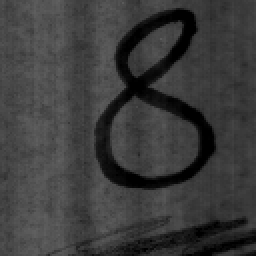
%> input picture TSBB08_lab4/nuf8a.tif, 128 x 128 px (shown 2 times larger)
$ octave ocr.m   (GNU Octave 9; MATLAB toolbox functions it lacks are replaced by stand-ins)
%> lines starting %> are read from the running program, lines starting %| are printed output that depends on the picture; in (x1, y1, x2, y2) boxes, pixels count from 0 and x2, y2 are one past the last pixel; in counts of white or black regions, pixels touching at a corner belong together; the program's own positions count from 1
### TSBB08_lab4/mid_way.m
function outT = mid_way(histo, startT)
% Calculates a threshold value from a histogram using the mid-way method.
%
% histo: A 1D array histogram.
% The histogram bins must correspond to gray value 0, 1, 2,...
% startT: start threshold
% outT: the calculated threshold (integer)
%
% Programmed by Maria Magnusson 2018-08

num = length(histo);
t0 = floor(startT);
t1 = t0+2;

% Calculate the threshold
%------------------------
while abs(t0-t1) > 0.5

  t0 = t1;

  % Calculate mean for the lower part of the histogram
  %---------------------------------------------------
  lowersum1 = sum(histo(1:t0+1).*[0:t0]);
  lowersum2 = sum(histo(1:t0+1));
  if lowersum2 ~= 0
    mean0 = lowersum1/lowersum2;
  else
    error('Cannot calculate new threshold');
  end;

  % Calculate mean for the upper part of the histogram
  %---------------------------------------------------
  uppersum1 = sum(histo(t0+2:num).*[t0+1:num-1]);
  uppersum2 = sum(histo(t0+2:num));
  if uppersum2 ~= 0
    mean1 = uppersum1/uppersum2;
  else
    error('Cannot calculate new threshold');
  end;

  % Calculate new threshold
  %------------------------
  t1 = floor((mean0+mean1)/2);

end;

outT = t1;

### 4_Threshholding_OCR/least_error.m
function outT = least_error(histo, startT)
    % Calculates a threshold value from a histogram using the least-error method.
    %
    % histo: A 1D array histogram.
    % The histogram bins must correspond to gray value 0, 1, 2,...
    % startT: start threshold
    % outT: the calculated threshold (integer)
    num = length(histo);
    t0 = floor(startT);
    t1 = t0+2;

    % Calculate the threshold
    %------------------------
    while abs(t0-t1) > 0.5
    t0 = t1;

    % Calculate mean for the lower part of the histogram
    %---------------------------------------------------
    lowersum1 = sum(histo(1:t0+1).*[0:t0]);
    lowersum2 = sum(histo(1:t0+1));
    if lowersum2 ~= 0
        mean0 = lowersum1/lowersum2;
    else
        error('Cannot calculate new threshold');
    end

    % Calculate mean for the upper part of the histogram
    %---------------------------------------------------
    uppersum1 = sum(histo(t0+2:num).*[t0+1:num-1]);
    uppersum2 = sum(histo(t0+2:num));
    if uppersum2 ~= 0
        mean1 = uppersum1/uppersum2;
    else
        error('Cannot calculate new threshold');
    end

    % Calculate total probability for the lower part of the histogram
    %---------------------------------------------------
    lowersum1 = sum(histo(1:t0+1));
    lowersum2 = sum(histo(1:num));
    if lowersum2 ~= 0
        p0 = lowersum1/lowersum2;
    else
        error('Cannot calculate total probability')
    end

    % Calculate total probability for the upper part of the histogram
    %---------------------------------------------------
    uppersum1 = sum(histo(t0+2:num));
    uppersum2 = sum(histo(1:num));
    if uppersum2 ~= 0
        p1 = uppersum1/uppersum2;
    else
        error('Cannot calculate total probability')
    end

    % Calculate variance for the lower part of the histogram
    %---------------------------------------------------
    lowersum1 = sum(histo(1:t0+1).*([0:t0]-mean0).^2);
    lowersum2 = sum(histo(1:t0+1));
    if lowersum2 ~= 0
        s0 = lowersum1/lowersum2;
    else
        error('Cannot calculate variance')
    end

    % Calculate variance for the upper part of the histogram
    %---------------------------------------------------
    uppersum1 = sum(histo(t0+2:num).*([t0+1:num-1]-mean1).^2);
    uppersum2 = sum(histo(t0+2:num));
    if uppersum2 ~= 0
        s1 = uppersum1/uppersum2;
    else
        error('Cannot calculate variance')
    end

    % Calculate new threshold
    %------------------------
    a = (s0*s1)/(s1-s0);
    b = 2*(-(mean0/s0)+(mean1/s1));
    c = -2*log(p0/p1)+log(s0/s1)+(mean0^2/s0)-(mean1^2/s1);
    t1 = floor((roots([1 a*b a*c])));

    if t1(1) > mean0 && t1(1) < mean1
        t1 = t1(1);
    else
        t1 = t1(2);
    end
end
outT = t1;

### TSBB08_lab4/ocrdecide.m
function out = ocrdecide(in, conn)
%
% Classifies objects in the image.
% It is possible to classify digits between 0 and 9.
% The classification is based on the number of holes and
% the direction of the line ends of the digit.
%
% in: a binary skeleton image
% conn:	connectivity 4 or 8
% out:
% If the classification fails, -1 is returned.
% If the classification is successful the number found is returned.

if nargin ~= 2
   error('Funktionen ocrdecide kr鋠er 2 argument in');
end;

[m,n] = size(in);
if (m ~= n)
   error('Bilden m錽te vara kvadratisk');
end;

if ~((conn == 4) | (conn == 8))
   error('Parametern conn ska vara 4 eller 8');
end;

if(conn == 8)
   ntemplates = 16;
else
   ntemplates = 12;
end;

% Zeropad and transpose image so that the same hit points
% as in the old C routine are found.
z = zeros(m+2, n+2);
z(2:m+1, 2:n+1) = in';

load('ocrdecide_lut');
lut = ocr_lut;

tmp = applylut(z,lut);
hits = find(tmp == -1);
z = z';  % Transpose image back to original direction

if isempty(hits)   % No end points, object must be 0 or 8
   eul = bweuler(z,conn);
   if eul == 0
      out = 0;
   elseif eul == -1
      out = 8;
   else
      out = -1;
   end;
else
   table = [3 3 -1 2 2 -1 7 7 9 ...
         3 -1 4 -1 2 -1 1 3 9 ...
         -1 4 4 4 -1 1 1 1 6 ...
         5 5 4 4 -1 1 1 -1 6 ...
         5 5 -1 -1 -1 -1 -1 5 6 ...
         5 5 -1 -1 -1 -1 -1  5 -1 ...
         -1 -1 -1 -1 -1 -1 -1 -1 -1 ...
         3 3 -1 2 2 2 7 3 9 ...
         -1 -1 -1 -1 -1 -1 -1 -1 -1];

   for i=1:min(length(hits),2)
     % Swap row and column for hit points to compensate for
     % the transposed image used above.
     [hit_col, hit_row] = ind2sub(m+2,hits(i));
     row = hit_row;
     col = hit_col;
     for j=1:10
       z(row,col)=0;
       row = row - z(row-1,col);
       row = row + z(row+1,col);
       col = col - z(row,col-1);
       col = col + z(row,col+1);
       if conn == 8
         row = row - z(row-1,col-1);
         col = col - z(row-1,col-1);
         row = row - z(row-1,col+1);
         col = col + z(row-1,col+1);
         row = row + z(row+1,col-1);
         col = col - z(row+1,col-1);
         row = row + z(row+1,col+1);
         col = col + z(row+1,col+1);
       end;
     end;
     arg = atan2(hit_row-row,hit_col-col);
     entry(i) = mod(round(0.9999 * (arg + pi)/(pi/4)),8);
   end;
   if length(hits) == 1           %if only one point set the second entry to 8
     entry(2) = 8;
   end;
   out = table(9*entry(1)+entry(2)+1);
end;

### TSBB08_lab4/ocr.m
% Read the image and cast it to double
% ====================================
nuf = double(imread('nuf8a.tif'));
%> nuf: size 128x128 double; min 0, max 98, mean 59.9; mean of the top-left, top-right, bottom-left and bottom-right quarters 71.7, 49.3, 69.8, 48.8

% Extend the image
% ================
tmp = [nuf(:,64:-1:1) nuf nuf(:,128:-1:65)];
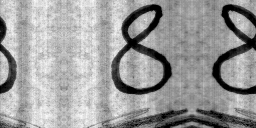
%> tmp: size 128x256 double; min 0, max 98, mean 59.9; drawn with min black and max white
nufextend = [tmp(64:-1:1,:); tmp; tmp(128:-1:65,:)];
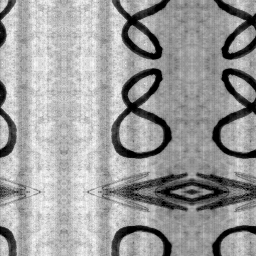
%> nufextend: size 256x256 double; min 0, max 98, mean 59.9; drawn with min black and max white

% Make a Gaussian filter
% ======================
sigma=25;
lpH=exp(-0.5*([-64:64]/sigma).^2);
lpH=lpH/sum(lpH); % Horizontal filter
lpV=lpH';         % Vertical filter

% Convolve in the horizontal and vertical direction
% =================================================
nufblur = conv2(nufextend, lpH, 'valid');
nufblur = conv2(nufblur, lpV, 'valid');
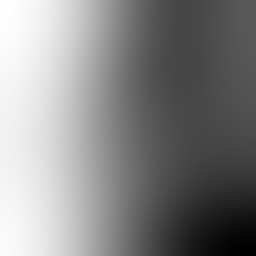
%> nufblur: size 128x128 double (shown 2 times larger); min 41.68, max 76.13, mean 59.9; drawn with min black and max white

% Make a new image
% ================
nuf = nuf - nufblur + 128;

figure(1)
colormap(gray(256))
subplot(2,2,1),
imagesc(nufextend, [0 255])
axis image; colorbar
title('extended image')
subplot(2,2,2),
plot(-64:64, lpH, '.-r')
axis tight; title('Gaussian kernel')
subplot(2,2,3), imagesc(nufblur, [0 255])
axis image; colorbar
title('blurred image image')
subplot(2,2,4), imagesc(nuf, [0 255])
axis image; colorbar
title('new image')

% Dilatation + Erosion
SE8 = ones(3,3);
nuf = imdilate(nuf, SE8);
nuf = imerode(nuf, SE8);
nuf = imerode(nuf, SE8);
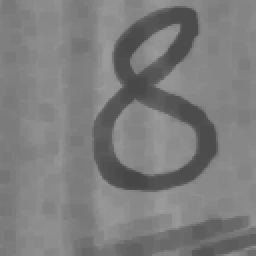
%> nuf: size 128x128 double (shown 2 times larger); min 70.99, max 155.9, mean 125.3
nuf = imdilate(nuf, SE8);

% Mid-Way
histo = hist(nuf(:),[0:255]);
%> histo = 256 values, max 783 at index 138, min 0 at index 1, mean 64
T =mean(mean(nuf));
%> T = 129.6
Tmid = mid_way(histo, T)
%> in mid_way, `t0 = floor(startT);`: t0 = 129
%> in mid_way, `t1 = t0+2;`: t1 = 131
%> the loop in mid_way, `while abs(t0-t1) > 0.5` made 5 passes
%> (t0, lowersum1, lowersum2, mean0, uppersum1, uppersum2, mean1, t1) on passes 1 to 5: (131, 709660, 6295, 112.7, 1413802, 10089, 140.1, 126), (126, 418362, 4035, 103.7, 1705100, 12349, 138.1, 120), (120, 262267, 2780, 94.34, 1861195, 13604, 136.8, 115), (115, 224541, 2460, 91.28, 1898921, 13924, 136.4, 113), (113, 213884, 2367, 90.36, 1909578, 14017, 136.2, 113)
%> in mid_way, `outT = t1;`: outT = 113
%> Tmid = 113

% Least-Error
T = Tmid
%> T = 113
Tmid = least_error(histo, T)
%> in least_error, `t1 = t0+2;`: t1 = 115
%> the loop in least_error, `while abs(t0-t1) > 0.5` made 3 passes
%> (t0, mean0, mean1, p0) on passes 1 to 3: (115, 91.28, 136.4, 0.15), (114, 90.73, 136.3, 0.147), (113, 90.36, 136.2, 0.144)
nufTmid = nuf<=Tmid;
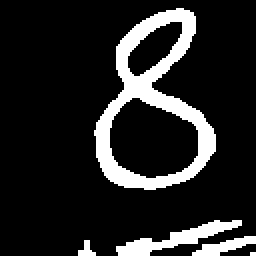
%> nufTmid: size 128x128 logical (shown 2 times larger); 14.3% white; 5 white regions (1 under 20 px), largest, box (x1, y1, x2, y2) and area: (47, 4, 108, 95) 1762, (58, 110, 121, 128) 383, (96, 118, 128, 128) 153, (39, 120, 48, 128) 40

figure(2)
colormap(gray(256))
subplot(2,2,1), imagesc(nuf, [0 255]);
axis image; colorbar
title('original image');
subplot(2,2,2), plot(0:255, histo, '.-r');
axis tight; grid
title('histogram');
subplot(2,2,3), imagesc(nufTmid, [0 1]);
axis image; colorbar
title('least error thresholded image');

% Skeletons
skel = bwmorph(nufTmid,'skel',Inf);
%> skel: size 128x128 logical; 3.1% white in thin lines or dots, all inside (x1, y1, x2, y2) = (39, 5, 128, 128)
skel = bwmorph(skel,'shrink',8);
%> skel: size 128x128 logical; 2.1% white in thin lines or dots, all inside (x1, y1, x2, y2) = (43, 7, 127, 128)

cc = bwconncomp(skel);
%> cc = 6 connected components
ImBig = 0*skel;
%> ImBig: size 128x128 double; every value is 0
numPixels = cellfun(@numel,cc.PixelIdxList);
%> numPixels = [1 256 63 1 20 1]
[biggest,idx] = max(numPixels);
%> biggest = 256; idx = 2
ImBig(cc.PixelIdxList{idx}) = 1;
%> ImBig: size 128x128 double; values 0 (black) and 1 (white), 1.6% white in thin lines or dots, all inside (x1, y1, x2, y2) = (51, 7, 104, 92)

% Result
subplot(2,2,4), imagesc(ImBig, [0 1]);
axis image; colorbar
title('Final image');
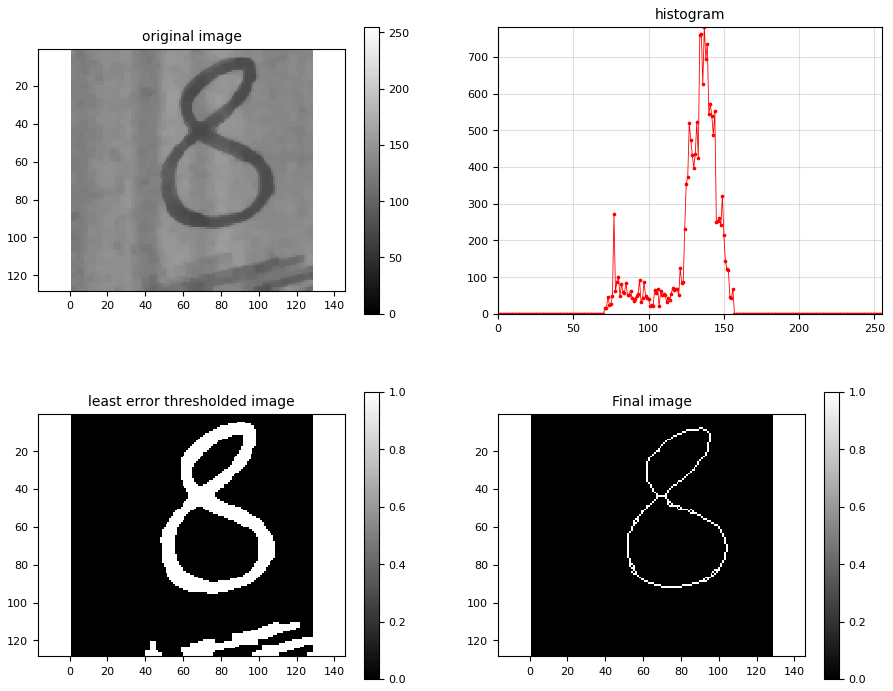
%> figure redrawn from the program's plot data, 4 panels

ocrdecide(ImBig,8)
%> in ocrdecide, `z(2:m+1, 2:n+1) = in';`: z: size 130x130 double; values 0 (black) and 1 (white), 1.5% white in thin lines or dots, all inside (x1, y1, x2, y2) = (8, 52, 93, 105)
%> in ocrdecide, `tmp = applylut(z,lut);`: tmp: size 130x130 double; every value is 0
%> in ocrdecide, `hits = find(tmp == -1);`: hits = []
%> in ocrdecide, `z = z';`:
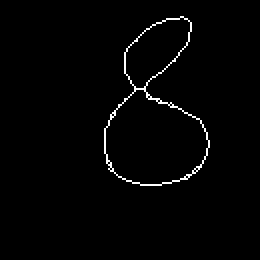
%> z: size 130x130 double (shown 2 times larger); values 0 (black) and 1 (white), 1.5% white in thin lines or dots, all inside (x1, y1, x2, y2) = (52, 8, 105, 93)
%> in ocrdecide, `eul = bweuler(z,conn);`: eul = -10
%> ans = -1
